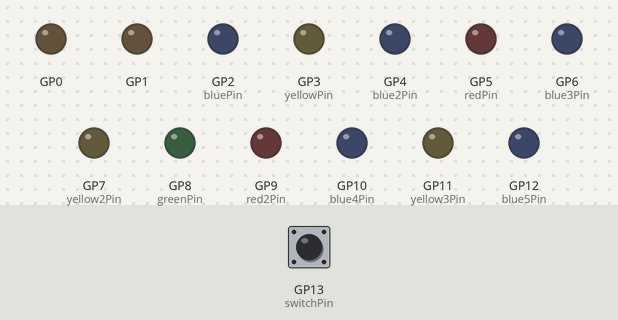
A sketch run on a simulated Raspberry Pi Pico. On the bench: output pins drawn as LEDs (lit = HIGH). Dashed ring = blinking. The inputs (shaded band) are chosen by the test bench; at power-on: GP13 (switchPin) LOW.

Above: at 1.2 s.
1.3 s: GP13 (switchPin) pulled HIGH for 0.15 s
At 2.25 s:
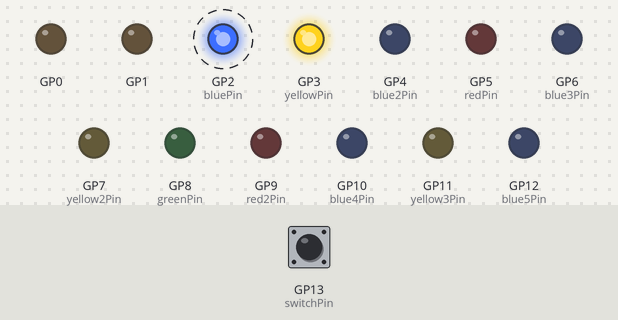
At 4.08 s:
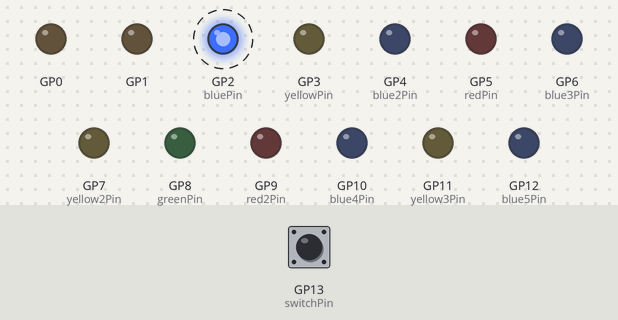
Timing chart, 0 to 22.8 s (numbered marks = the images above; inputs shaded):
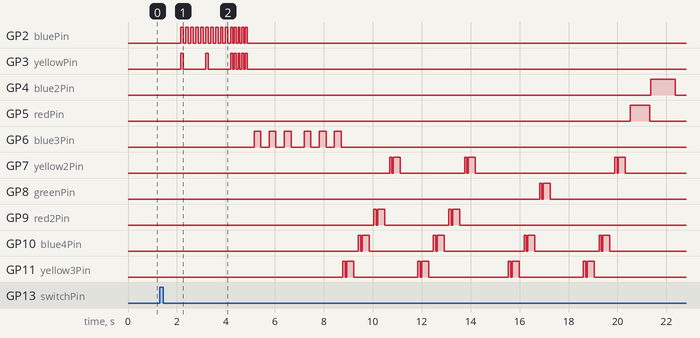

Measured:
- after the input at 1.3 s, GP2 (bluePin): alternates HIGH for 0.10 s and LOW for 0.10 s, 30 changes in all, then stays LOW, starting after 0.85 s; GP3 (yellowPin): goes HIGH 0.10 s, LOW 0.93 s, HIGH 0.10 s, LOW 0.92 s, 4 × (HIGH 0.08 s, LOW 0.08 s), HIGH 0.08 s, then LOW, starting after 0.85 s

The sketch:

LIGHTUP.ino
```cpp
const int bluePin = 2;
const int yellowPin = 3;
const int blue2Pin = 4;
const int redPin = 5;
const int blue3Pin = 6;
const int yellow2Pin = 7;
const int greenPin = 8;
const int red2Pin = 9;
const int blue4Pin = 10;
const int yellow3Pin = 11;
const int blue5Pin = 12;
int led[]={2,3,4,5,6,7,8,9,10,11,12};
const int switchPin = 13;
int x;

void setup()
{
  setup1();
}

void setup1(){
  for(x=0;x<13;x++){
    pinMode(x,OUTPUT);
  }
  pinMode(switchPin, INPUT);
}

void loop() {
  int switchVal;
  switchVal = digitalRead(switchPin);
  if(switchVal == HIGH) {
    delay(850);
  digitalWrite(yellowPin,HIGH);
  digitalWrite(bluePin,HIGH);
  delay(100);
  digitalWrite(yellowPin,LOW);
  digitalWrite(bluePin,LOW);
  delay(115);
  digitalWrite(bluePin, HIGH);
  delay(100);
  digitalWrite(bluePin, LOW);
  delay(100);
  digitalWrite(bluePin, HIGH);
  delay(100);
  digitalWrite(bluePin, LOW);
  delay(100);
  digitalWrite(bluePin, HIGH);
  delay(100);
  digitalWrite(bluePin, LOW);
  delay(100);
  digitalWrite(bluePin, HIGH);
  delay(100);
  digitalWrite(bluePin, LOW);
  delay(115);
  digitalWrite(yellowPin,HIGH);
  digitalWrite(bluePin,HIGH);
  delay(100);
  digitalWrite(yellowPin,LOW);
  digitalWrite(bluePin,LOW);
  delay(100);
  digitalWrite(bluePin, HIGH);
  delay(100);
  digitalWrite(bluePin, LOW);
  delay(100);
  digitalWrite(bluePin, HIGH);
  delay(100);
  digitalWrite(bluePin, LOW);
  delay(100);
  digitalWrite(bluePin, HIGH);
  delay(100);
  digitalWrite(bluePin, LOW);
  delay(100);
  digitalWrite(bluePin, HIGH);
  delay(100);
  digitalWrite(bluePin, LOW);
  delay(115);
  digitalWrite(yellowPin,HIGH);
  digitalWrite(bluePin,HIGH);
  delay(75);
  digitalWrite(yellowPin,LOW);
  digitalWrite(bluePin,LOW);
  delay(75);
  digitalWrite(yellowPin,HIGH);
  digitalWrite(bluePin,HIGH);
  delay(75);
  digitalWrite(yellowPin,LOW);
  digitalWrite(bluePin,LOW);
  delay(75);
  digitalWrite(yellowPin,HIGH);
  digitalWrite(bluePin,HIGH);
  delay(75);
  digitalWrite(yellowPin,LOW);
  digitalWrite(bluePin,LOW);
  delay(75);
  digitalWrite(yellowPin,HIGH);
  digitalWrite(bluePin,HIGH);
  delay(75);
  digitalWrite(yellowPin,LOW);
  digitalWrite(bluePin,LOW);
  delay(75);
  digitalWrite(yellowPin,HIGH);
  digitalWrite(bluePin,HIGH);
  delay(75);
  digitalWrite(yellowPin,LOW);
  digitalWrite(bluePin,LOW);
  //
  delay(280);
  digitalWrite(blue3Pin,HIGH);
  delay(280);
  digitalWrite(blue3Pin, LOW);
  delay(335);
  digitalWrite(blue3Pin, HIGH);
  delay(280);
  digitalWrite(blue3Pin, LOW);
  delay(335);
  digitalWrite(blue3Pin, HIGH);
  delay(280);
  digitalWrite(blue3Pin, LOW);
  delay(535);
  digitalWrite(blue3Pin, HIGH);
  delay(280);
  digitalWrite(blue3Pin, LOW);
  delay(335);
  digitalWrite(blue3Pin, HIGH);
  delay(280);
  digitalWrite(blue3Pin, LOW);
  delay(335);
  digitalWrite(blue3Pin, HIGH);
  delay(280);
  digitalWrite(blue3Pin, LOW);
  delay(75);
  //
  digitalWrite(yellow3Pin, HIGH);
  delay(100);
  digitalWrite(yellow3Pin, LOW);
  delay(50);
  digitalWrite(yellow3Pin, HIGH);
  delay(295);
  digitalWrite(yellow3Pin, LOW);
  delay(190);
  digitalWrite(blue4Pin, HIGH);
  delay(100);
  digitalWrite(blue4Pin, LOW);
  delay(50);
  digitalWrite(blue4Pin, HIGH);
  delay(295);
  digitalWrite(blue4Pin, LOW);
  delay(190);
  digitalWrite(red2Pin, HIGH);
  delay(100);
  digitalWrite(red2Pin, LOW);
  delay(50);
  digitalWrite(red2Pin, HIGH);
  delay(295);
  digitalWrite(red2Pin, LOW);
  delay(190);
  digitalWrite(yellow2Pin, HIGH);
  delay(100);
  digitalWrite(yellow2Pin, LOW);
  delay(50);
  digitalWrite(yellow2Pin, HIGH);
  delay(295);
  digitalWrite(yellow2Pin, LOW);
  delay(715);
  //
  digitalWrite(yellow3Pin, HIGH);
  delay(100);
  digitalWrite(yellow3Pin, LOW);
  delay(50);
  digitalWrite(yellow3Pin, HIGH);
  delay(295);
  digitalWrite(yellow3Pin, LOW);
  delay(190);
  digitalWrite(blue4Pin, HIGH);
  delay(100);
  digitalWrite(blue4Pin, LOW);
  delay(50);
  digitalWrite(blue4Pin, HIGH);
  delay(295);
  digitalWrite(blue4Pin, LOW);
  delay(190);
  digitalWrite(red2Pin, HIGH);
  delay(100);
  digitalWrite(red2Pin, LOW);
  delay(50);
  digitalWrite(red2Pin, HIGH);
  delay(295);
  digitalWrite(red2Pin, LOW);
  delay(190);
  digitalWrite(yellow2Pin, HIGH);
  delay(100);
  digitalWrite(yellow2Pin, LOW);
  delay(50);
  digitalWrite(yellow2Pin, HIGH);
  delay(295);
  digitalWrite(yellow2Pin, LOW);
  delay(715);
  //
  digitalWrite(blue5Pin, HIGH);
  delay(100);
  digitalWrite(blue5Pin, LOW);
  delay(50);
  digitalWrite(blue5Pin, HIGH);
  delay(295);
  digitalWrite(blue5Pin, LOW);
  delay(190);
  digitalWrite(yellow3Pin, HIGH);
  delay(100);
  digitalWrite(yellow3Pin, LOW);
  delay(50);
  digitalWrite(yellow3Pin, HIGH);
  delay(295);
  digitalWrite(yellow3Pin, LOW);
  delay(190);
  digitalWrite(blue4Pin, HIGH);
  delay(100);
  digitalWrite(blue4Pin, LOW);
  delay(50);
  digitalWrite(blue4Pin, HIGH);
  delay(295);
  digitalWrite(blue4Pin, LOW);
  delay(190);
  digitalWrite(greenPin, HIGH);
  delay(100);
  digitalWrite(greenPin, LOW);
  delay(50);
  digitalWrite(greenPin, HIGH);
  delay(295);
  digitalWrite(greenPin, LOW);
  delay(715);
  //
  digitalWrite(blue5Pin, HIGH);
  delay(100);
  digitalWrite(blue5Pin, LOW);
  delay(50);
  digitalWrite(blue5Pin, HIGH);
  delay(295);
  digitalWrite(blue5Pin, LOW);
  delay(190);
  digitalWrite(yellow3Pin, HIGH);
  delay(100);
  digitalWrite(yellow3Pin, LOW);
  delay(50);
  digitalWrite(yellow3Pin, HIGH);
  delay(295);
  digitalWrite(yellow3Pin, LOW);
  delay(190);
  digitalWrite(blue4Pin, HIGH);
  delay(100);
  digitalWrite(blue4Pin, LOW);
  delay(50);
  digitalWrite(blue4Pin, HIGH);
  delay(295);
  digitalWrite(blue4Pin, LOW);
  delay(190);
  digitalWrite(yellow2Pin, HIGH);
  delay(100);
  digitalWrite(yellow2Pin, LOW);
  delay(50);
  digitalWrite(yellow2Pin, HIGH);
  delay(295);
  digitalWrite(yellow2Pin, LOW);
  //
  delay(200);
  digitalWrite(redPin, HIGH);
  delay(800);
  digitalWrite(redPin, LOW);
  delay(30);
  digitalWrite(blue2Pin, HIGH);
  delay(1000);
  digitalWrite(blue2Pin, LOW);
  }
}
```
